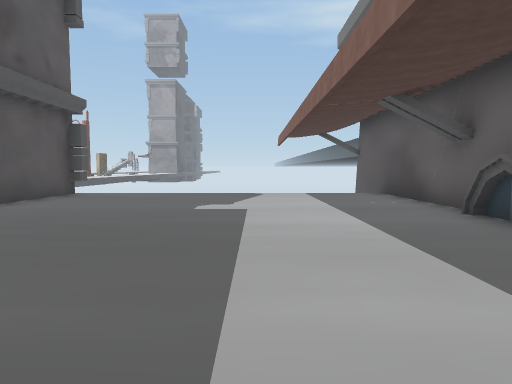
View 1 (above)

21 first-person views from a walk through a scene from a Unity 3-D project. The camera is 1.4 m above the floor, tilts 4° down and sees 75° across. The floor is counted in squares, 2 m on a side. Each view is taken from the middle of a square. On the plan, view 1 faces up. The plan holds only what a view shows up to about 10 squares ahead; the rest is blank. The place goes on beyond the plan. The player is left out. Some animated figures are left out. Some surface patterns are stand-ins.

View 2
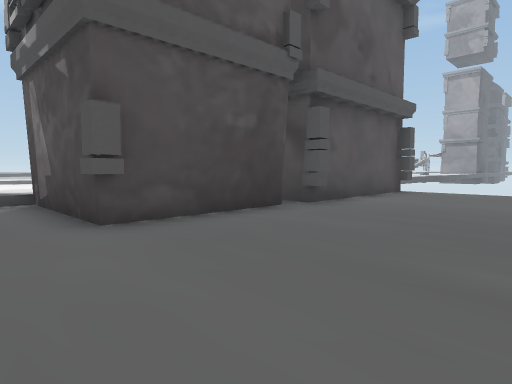

View 3
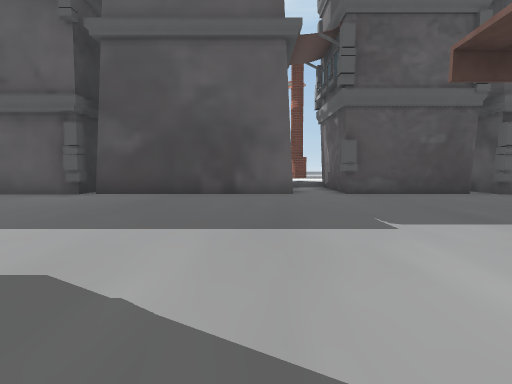

View 4
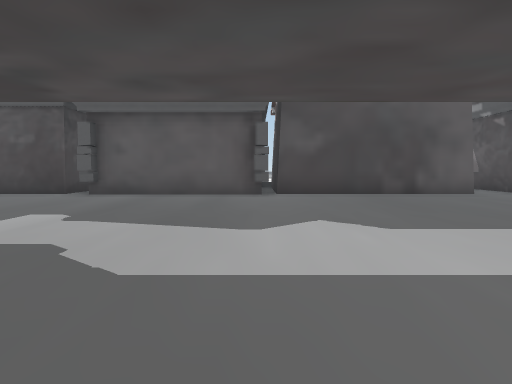

View 5
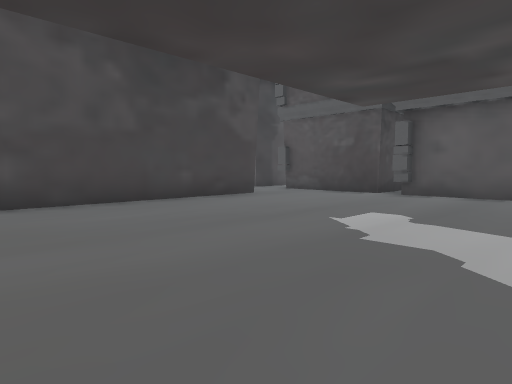

View 6
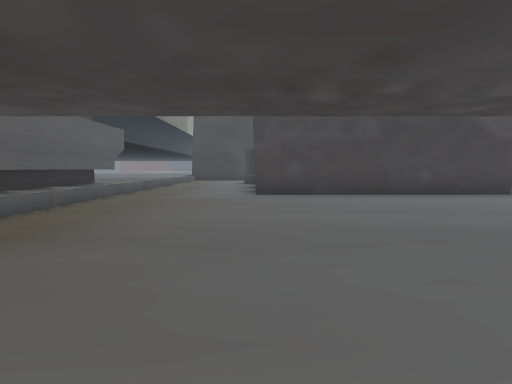

View 7
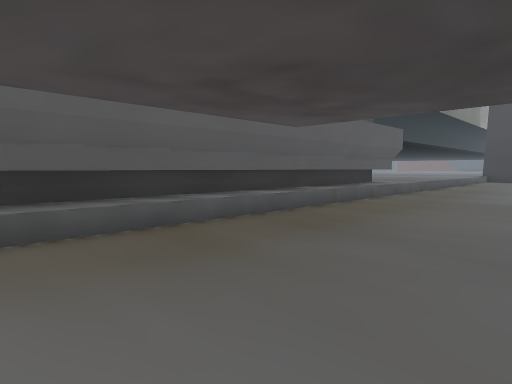

View 8
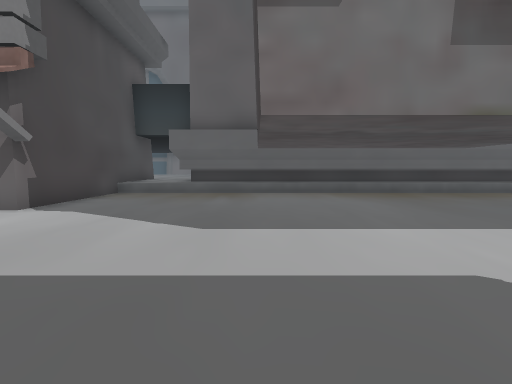

View 9
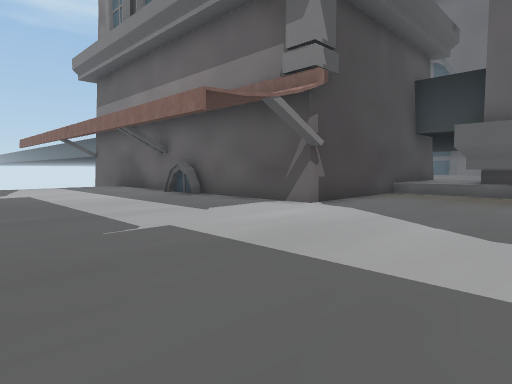

View 10
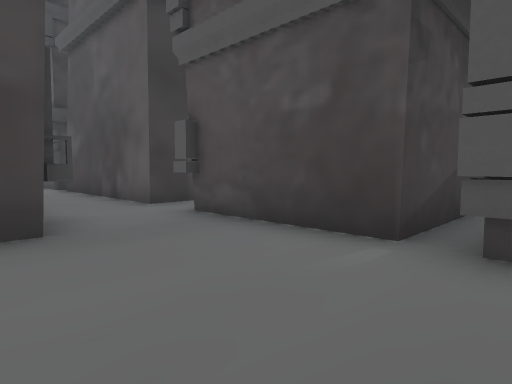

View 11
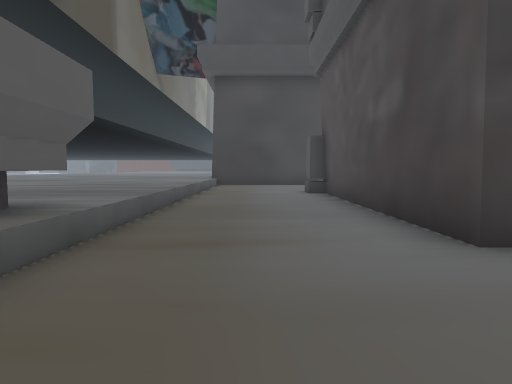

View 12
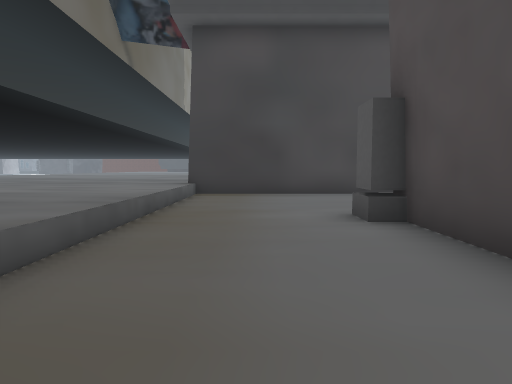

View 13
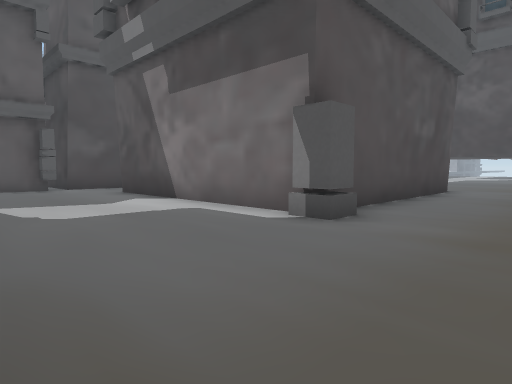

View 14
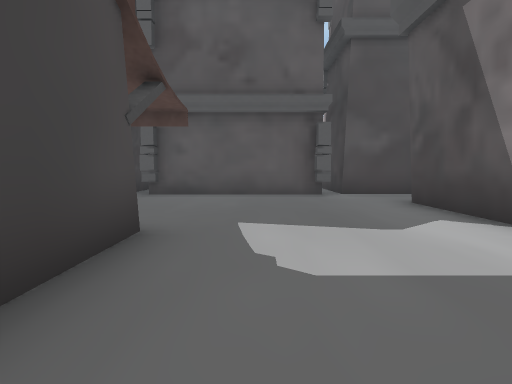

View 15
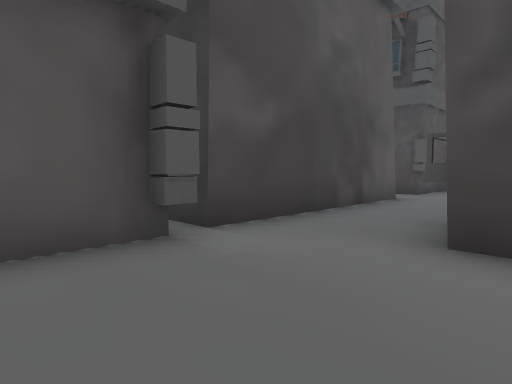

View 16
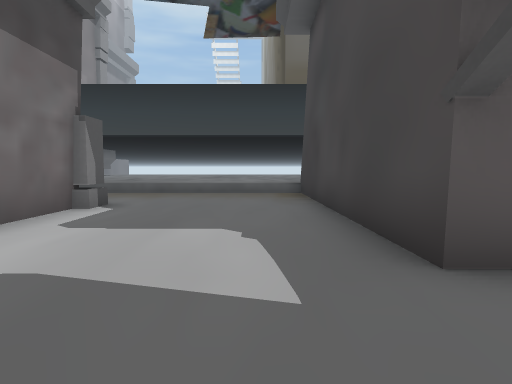

View 17
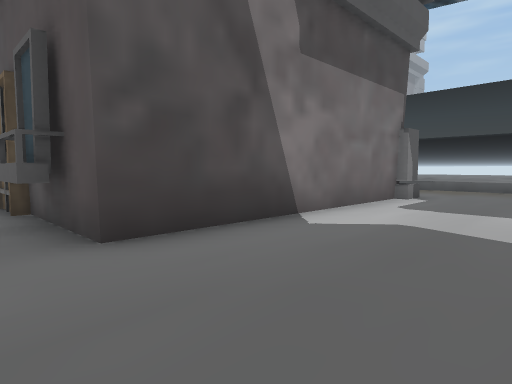

View 18
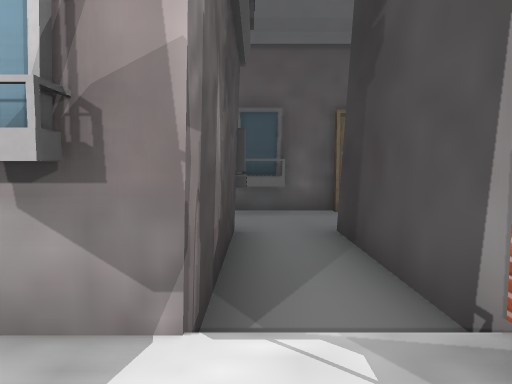

View 19
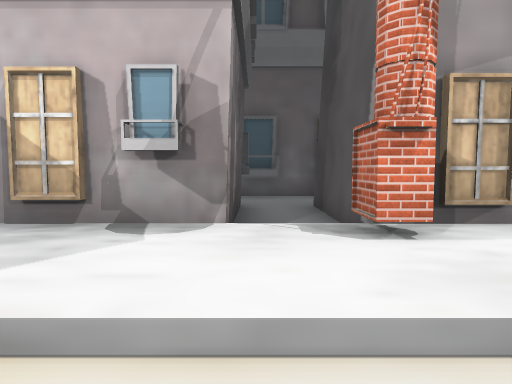

View 20
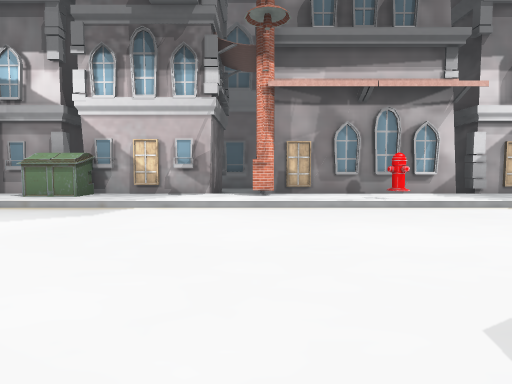

View 21
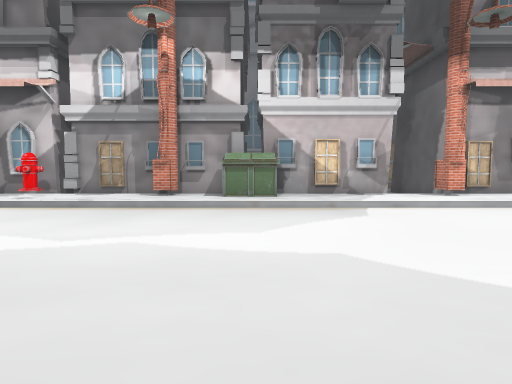

### Floor plan
Key: @ floor where view 1 was taken; # wall or solid block; . main floor; : floor 0.5 m higher than the main floor; / step, stairs or slope; ^ raised ledge; v drop or lower ground.
Columns run from 18 left of view 1 to 9 right of it. Each row starts with its distance up from view 1.
 10                       v
  9              #........#
  8              #........#
  7              #........#
  6              #........#
  5             ##.......##
  4             #........##
  3             #.........#
  2             #.........#
  1         :#####........#
  0         ::........@...####^
 -1             #.............^^
 -2             #.............##
 -3             #.............##
 -4             #.............#
 -5          :###.............#
 -6        /::###.............#
 -7       ./#:####............#
 -8      ../::#  #............#
 -9    ..../::#  #............#
-10   ...../:##  #............#
-11  ....../:##  #............#
-12 /....../:#................#
-13  ....../:####.............#
-14   ...../::###.............#
-15   ...../::####.########...#
-16  ....../::.....#      #...#
-17 /....../:##....#      #...#
-18  ....../::###..#      #...#
-19   ...../::###..#      #...#
-20    ..../#:###..#      #...#
-21      ../::###..##     #...#
-22       ./::###...#######...#
-23        /::####............#
-24          :#  #............#
-25              #............#
-26              #............#
-27              #.....########
-28              #.

Where each view was taken, in squares from view 1:
view 1: 0 up, 0 right, facing up
view 2: 1 down, 1 left, facing up-left
view 3: 2 down, 4 right, facing left
view 4: 7 down, 4 right, facing left
view 5: 8 down, 4 right, facing down-left
view 6: 6 down, 4 right, facing down
view 7: 6 down, 4 right, facing down-right
view 8: 4 down, 2 left, facing right
view 9: 4 down, 2 left, facing up-right
view 10: 11 down, 2 left, facing down-left
view 11: 12 down, 6 right, facing down
view 12: 17 down, 6 right, facing down
view 13: 26 down, 7 right, facing up-left
view 14: 25 down, 4 right, facing left
view 15: 25 down, 2 left, facing up-left
view 16: 25 down, 2 left, facing right
view 17: 25 down, 4 left, facing up-right
view 18: 16 down, 10 left, facing right
view 19: 16 down, 12 left, facing right
view 20: 17 down, 18 left, facing right
view 21: 12 down, 18 left, facing right
